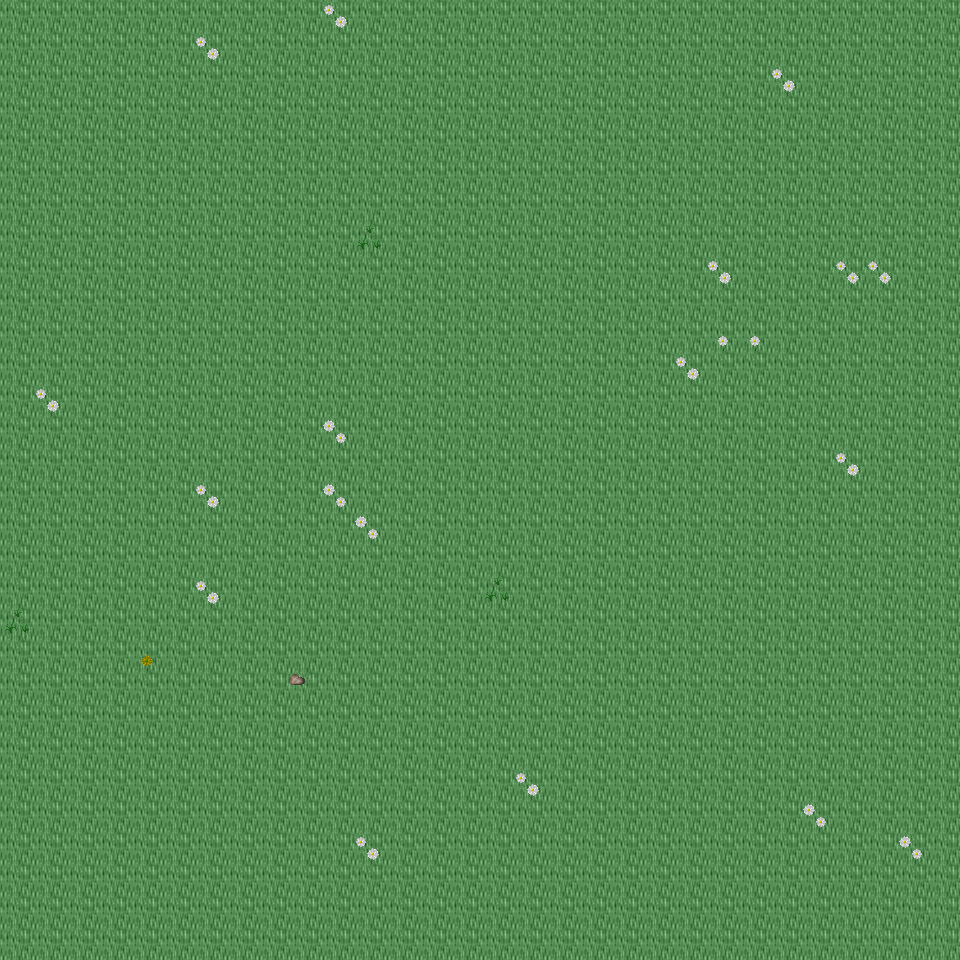

The image is a tile-based game level rendered from a .tmx file. Its description and source (layers, tilesets, objects; grid data summarised) follow:
An orthogonal 30x30 tile map with 32x32 px tiles, 6 tile layers (Ground, Object, Object2, Above, ...), 21 tilesets and 3 objects (3x mapExit).

<map version="1.0" orientation="orthogonal" renderorder="right-down" width="30" height="30" tilewidth="32" tileheight="32" nextobjectid="4">
  <tileset firstgid="1" name="tileset_ground_ground" tilewidth="32" tileheight="32" tilecount="33" columns="3">
    <image source="../drawable/tileset_ground_ground.png" width="96" height="352" />
  </tileset>
  <tileset firstgid="34" name="tileset_ground_ridge_earth_dark" tilewidth="32" tileheight="32" tilecount="96" columns="12">
    <image source="../drawable/tileset_ground_ridge_earth_dark.png" width="384" height="256" />
  </tileset>
  <tileset firstgid="130" name="tileset_ground_rock_pebbles" tilewidth="32" tileheight="32" tilecount="3" columns="1">
    <image source="../drawable/tileset_ground_rock_pebbles.png" width="32" height="96" />
  </tileset>
  <tileset firstgid="133" name="tileset_plant_grasses" tilewidth="32" tileheight="32" tilecount="6" columns="3">
    <image source="../drawable/tileset_plant_grasses.png" width="96" height="64" />
  </tileset>
  <tileset firstgid="139" name="tileset_ground_grass_corners" tilewidth="32" tileheight="32" tilecount="24" columns="6">
    <image source="../drawable/tileset_ground_grass_corners.png" width="192" height="128" />
  </tileset>
  <tileset firstgid="163" name="tileset_ground_grass_edges" tilewidth="32" tileheight="32" tilecount="36" columns="12">
    <image source="../drawable/tileset_ground_grass_edges.png" width="384" height="96" />
  </tileset>
  <tileset firstgid="199" name="tileset_plant_flower_daisy_white" tilewidth="32" tileheight="32" tilecount="8" columns="2">
    <image source="../drawable/tileset_plant_flower_daisy_white.png" width="64" height="128" />
  </tileset>
  <tileset firstgid="207" name="tileset_plant_flower_daisy_yellow" tilewidth="32" tileheight="32" tilecount="8" columns="2">
    <image source="../drawable/tileset_plant_flower_daisy_yellow.png" width="64" height="128" />
  </tileset>
  <tileset firstgid="215" name="tileset_plant_stump_stump_green" tilewidth="32" tileheight="32" tilecount="4" columns="2">
    <image source="../drawable/tileset_plant_stump_stump_green.png" width="64" height="64" />
  </tileset>
  <tileset firstgid="219" name="tileset_plant_tree_tree_darkgreen" tilewidth="32" tileheight="32" tilecount="88" columns="8">
    <image source="../drawable/tileset_plant_tree_tree_darkgreen.png" width="256" height="352" />
  </tileset>
  <tileset firstgid="307" name="tileset_logic_creature_animal" tilewidth="32" tileheight="32" tilecount="32" columns="8">
    <image source="../drawable/tileset_logic_creature_animal.png" width="256" height="128" />
  </tileset>
  <tileset firstgid="339" name="tileset_logic_item_resources" tilewidth="32" tileheight="32" tilecount="6" columns="6">
    <image source="../drawable/tileset_logic_item_resources.png" width="192" height="32" />
  </tileset>
  <tileset firstgid="345" name="tileset_logic_item_mushroom" tilewidth="32" tileheight="32" tilecount="6" columns="6">
    <image source="../drawable/tileset_logic_item_mushroom.png" width="192" height="32" />
  </tileset>
  <tileset firstgid="351" name="tileset_logic_collision" tilewidth="32" tileheight="32" tilecount="1" columns="1">
    <image source="../drawable/tileset_logic_collision.png" width="32" height="32" />
  </tileset>
  <tileset firstgid="352" name="tileset_plant_tree_dead_tree_5" tilewidth="32" tileheight="32" tilecount="20" columns="4">
    <image source="../drawable/tileset_plant_tree_dead_tree_5.png" width="128" height="160" />
  </tileset>
  <tileset firstgid="372" name="tileset_plant_tree_dead_tree_6" tilewidth="32" tileheight="32" tilecount="20" columns="4">
    <image source="../drawable/tileset_plant_tree_dead_tree_6.png" width="128" height="160" />
  </tileset>
  <tileset firstgid="392" name="tileset_plant_tree_dead_tree_7" tilewidth="32" tileheight="32" tilecount="20" columns="4">
    <image source="../drawable/tileset_plant_tree_dead_tree_7.png" width="128" height="160" />
  </tileset>
  <tileset firstgid="412" name="tileset_plant_bush_large_dead" tilewidth="32" tileheight="32" tilecount="2" columns="1">
    <image source="../drawable/tileset_plant_bush_large_dead.png" width="32" height="64" />
  </tileset>
  <tileset firstgid="414" name="tileset_plant_bush_large_wide_dead" tilewidth="32" tileheight="32" tilecount="4" columns="2">
    <image source="../drawable/tileset_plant_bush_large_wide_dead.png" width="64" height="64" />
  </tileset>
  <tileset firstgid="418" name="tileset_logic_creature_reptile" tilewidth="32" tileheight="32" tilecount="7" columns="7">
    <image source="../drawable/tileset_logic_creature_reptile.png" width="224" height="32" />
  </tileset>
  <tileset firstgid="425" name="tileset_logic_item_herb" tilewidth="32" tileheight="32" tilecount="5" columns="5">
    <image source="../drawable/tileset_logic_item_herb.png" width="160" height="32" />
  </tileset>
  <layer name="Ground" width="30" height="30">
    <data>[900 cells, 900 non-empty, 1 distinct tile ids]</data>
  </layer>
  <layer name="Object" width="30" height="30">
    <data>[900 cells, 25 non-empty, 7 distinct tile ids]</data>
  </layer>
  <layer name="Object2" width="30" height="30">
    <data>[900 cells, 0 non-empty, 0 distinct tile ids]</data>
  </layer>
  <layer name="Above" width="30" height="30">
    <data>[900 cells, 0 non-empty, 0 distinct tile ids]</data>
  </layer>
  <layer name="Above2" width="30" height="30">
    <data>[900 cells, 0 non-empty, 0 distinct tile ids]</data>
  </layer>
  <layer name="Walkable" width="30" height="30">
    <data>[900 cells, 0 non-empty, 0 distinct tile ids]</data>
  </layer>
  <objectgroup name="MapEvents">
    <object id="1" name="south" type="mapExit" x="0" y="928" width="960" height="32">
      <properties>
        <property name="map" value="level_0_x104_y60" />
        <property name="x" value="0" />
        <property name="y" value="1" />
      </properties>
    </object>
    <object id="2" name="west" type="mapExit" x="0" y="0" width="32" height="960">
      <properties>
        <property name="map" value="level_0_x103_y59" />
        <property name="x" value="28" />
        <property name="y" value="0" />
      </properties>
    </object>
    <object id="3" name="east" type="mapExit" x="928" y="0" width="32" height="960">
      <properties>
        <property name="map" value="level_0_x105_y59" />
        <property name="x" value="1" />
        <property name="y" value="0" />
      </properties>
    </object>
  </objectgroup>
</map>
